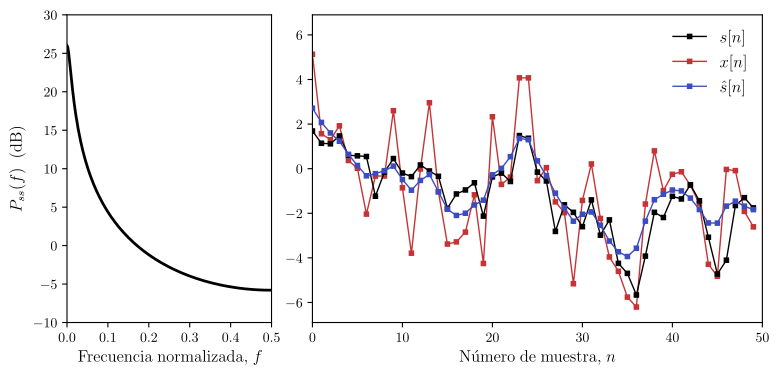

The Python source for this figure:
import matplotlib.pyplot as plt
import numpy as np
from scipy import linalg
from scipy import signal
import math
import matplotlib.colors as colors
from matplotlib import cm

from matplotlib import rc
from matplotlib import rcParams

__author__ = 'ernesto'

# if use latex or mathtext
rc('text', usetex=True)
rcParams['text.latex.preamble'] = [r"\usepackage{amsmath}"]

# auxiliar function for plot ticks of equal length in x and y axis despite its scales.
def convert_display_to_data_coordinates(transData, length=10):
    # create a transform which will take from display to data coordinates
    inv = transData.inverted()
    # transform from display coordinates to data coordinates in x axis
    data_coords = inv.transform([(0, 0), (length, 0)])
    # get the length of the segment in data units
    yticks_len = data_coords[1, 0] - data_coords[0, 0]
    # transform from display coordinates to data coordinates in y axis
    data_coords = inv.transform([(0, 0), (0, length)])
    # get the length of the segment in data units
    xticks_len = data_coords[1, 1] - data_coords[0, 1]
    return xticks_len, yticks_len


#####################################
# PARAMETERS - This can be modified #
#####################################

# proceso AR(1)
a1 = -0.95
sigma_u = 1
# número de muestras
N = 50
# SNR
SNR = 5

#####################
# END OF PARAMETERS #
#####################

# Cálculo de la ACF de la señal
# Respuesta en frecuencia del filtro generador de s[n]
nfft = 512
w, S = signal.freqz([1], [1, a1], worN=nfft, whole=True)
# PSD de s[s]
P_ss = np.square(np.absolute(S))
# Autocorrelacion del ruido coloreado
r_ss = np.real(np.fft.ifft(P_ss))

# Para verificación: cálculo alternativo de la ACF
r_ss2 = sigma_u / (1 - a1 ** 2) * np.power(-a1, np.arange(N))
# print(r_ss[0: N] - r_ss2)

# Construcción de la matriz A (filtro de Wiener)
C_s = linalg.toeplitz(r_ss[: N])
# Potencia del ruido contaminante para la SNR dada
sigma_w = r_ss[0] / (pow(10, SNR / 10))
A = C_s @ np.linalg.inv(C_s + sigma_w * np.eye(N))


# Generación de las realizaciones de los procesos
np.random.seed(7)
# u[n]: WGN de potencia sigma_u
u = math.sqrt(sigma_u) * np.random.randn(N)
# s[n]: proceso AR(1)
s = signal.lfilter([1], [1, a1], u)
w = math.sqrt(sigma_w) * np.random.randn(N)
# x[n] = s[n] + w[n]
x = s + w
# hat_s: estimación de s mediante el filtro de Wiener
hat_s = A @ x

# vector de la frequencia normalizada
# numero de muestras en frecuencia (nnft/2 + 1)
nf = nfft // 2
f = np.arange(nf+1)/(2 * nf)  # f[0]=0, f[nfft//2+1]=0.5
nf = nf + 1
n = np.arange(N)

# conversion de P_ss a dB.
P_ss = 10 * np.log10(P_ss[:nf])

fs = 12
ms = 3

# colors from coolwarm
cNorm = colors.Normalize(vmin=0, vmax=1)
scalarMap = cm.ScalarMappable(norm=cNorm, cmap=cm.coolwarm)
col1 = scalarMap.to_rgba(0)
col2 = scalarMap.to_rgba(0.95)

fig = plt.figure(0, figsize=(9, 4), frameon=False)

ax = plt.subplot2grid((8, 3), (0, 0), rowspan=8, colspan=1)
plt.xlim(f[0], f[-1])
plt.ylim(-10, 30)
plt.plot(f, P_ss, 'k-', lw=2)

ax.set_xlabel('${\\rm Frecuencia\; normalizada,\;}f$', fontsize=fs)
ax.set_ylabel('$P_{ss}(f){\\rm\;\;(dB)}$', fontsize=fs)
xticks = np.arange(0, f[-1]+0.01, 0.1)
ax.set_xticks(xticks)

ax = plt.subplot2grid((8, 3), (0, 1), rowspan=8, colspan=2)
plt.xlim(0, N)
plt.ylim(-6.9, 6.9)
plt.plot(n, s, linestyle='-', marker='s', color='k', markersize=ms, lw=1, zorder=2, label='$s[n]$')
plt.plot(n, x, linestyle='-', marker='s', color=col2, markersize=ms, lw=1, zorder=1, label='$x[n]$')
plt.plot(n, hat_s, linestyle='-', marker='s', color=col1, markersize=ms, lw=1, zorder=3, label='$\hat{s}[n]$')
leg = plt.legend(fontsize=fs, frameon=False)
ax.set_xlabel('${\\rm N\\acute{u}mero\; de\; muestra,\;}n$', fontsize=fs)

# save as pdf image
plt.savefig('general_bayesian_deconvolution.pdf', bbox_inches='tight')


plt.show()
